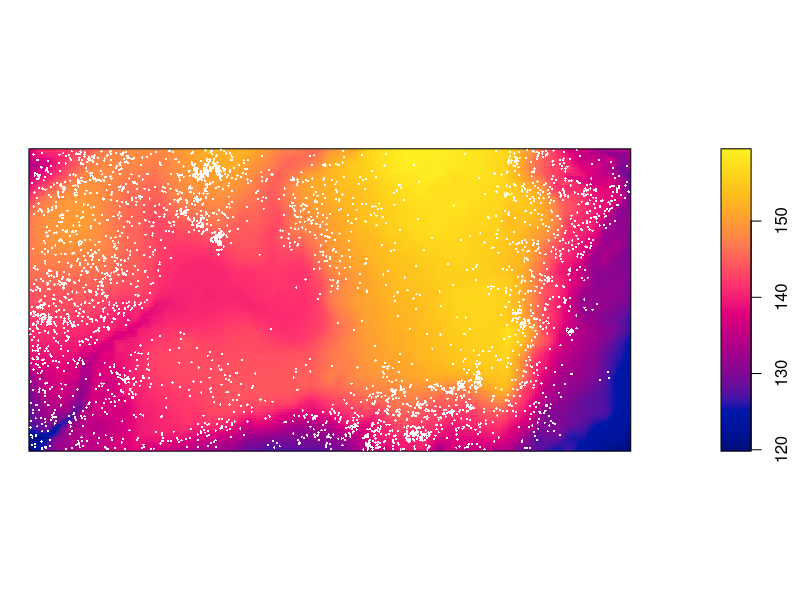
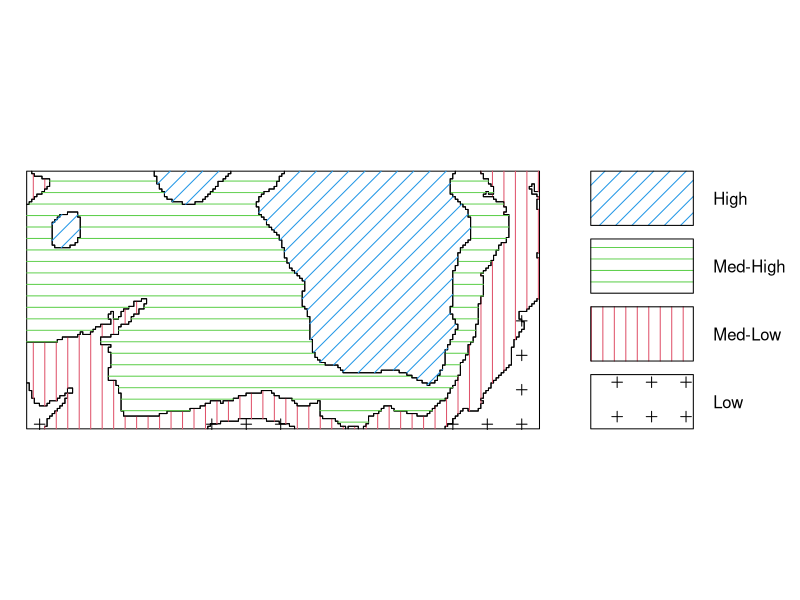
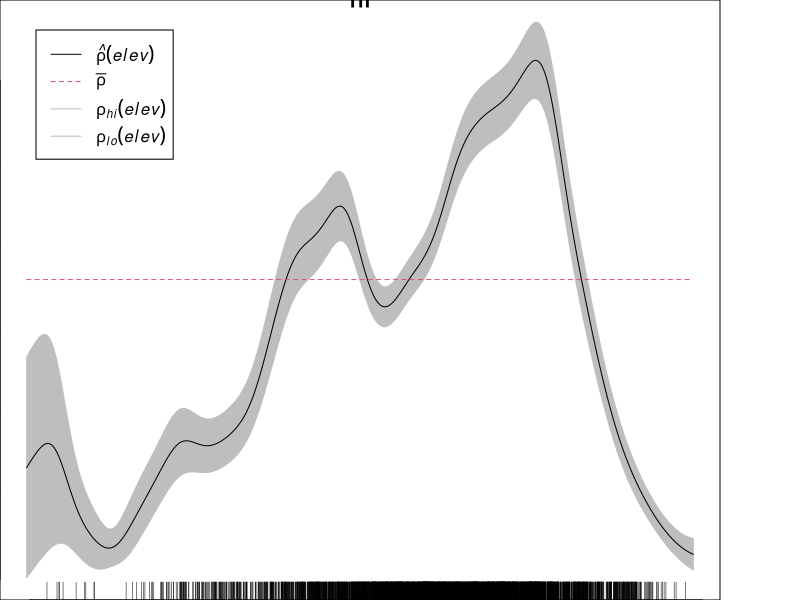
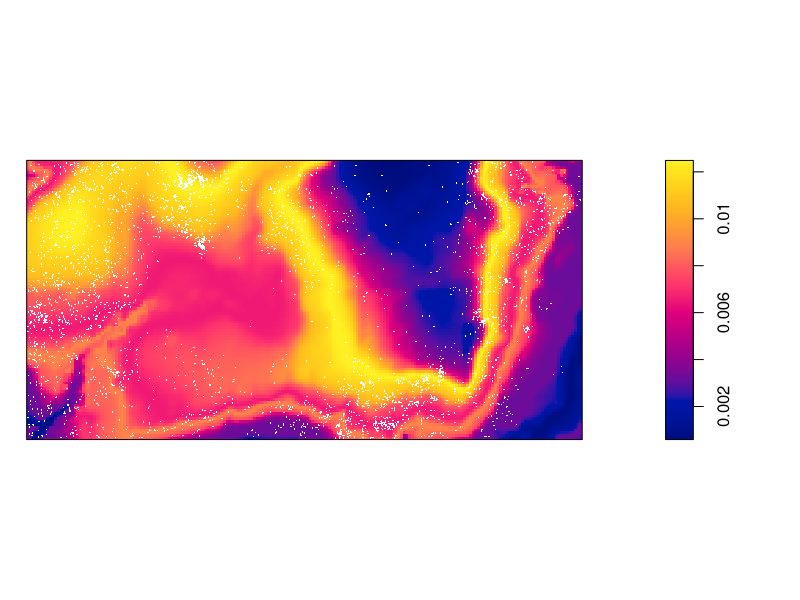
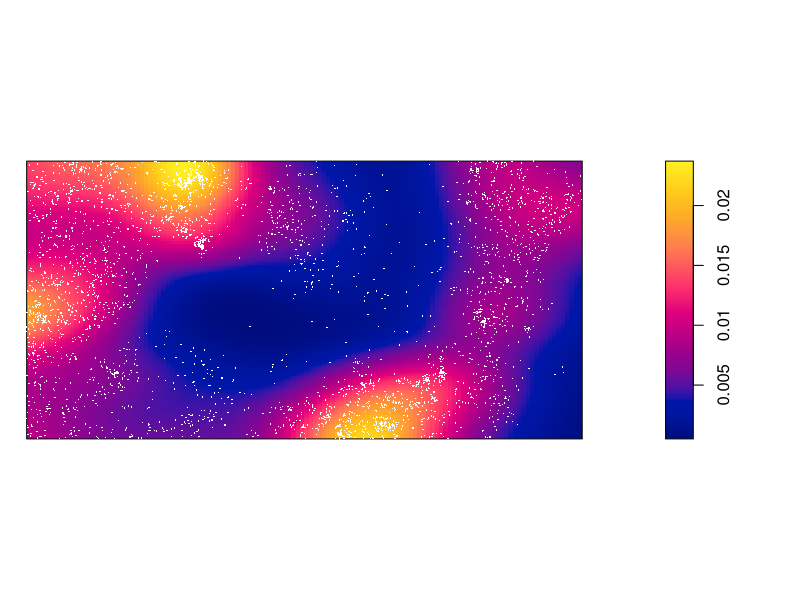
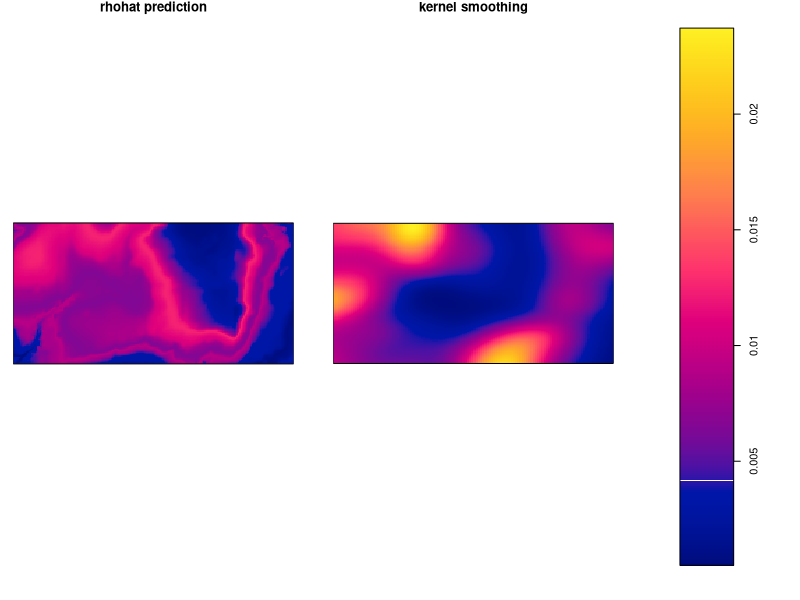
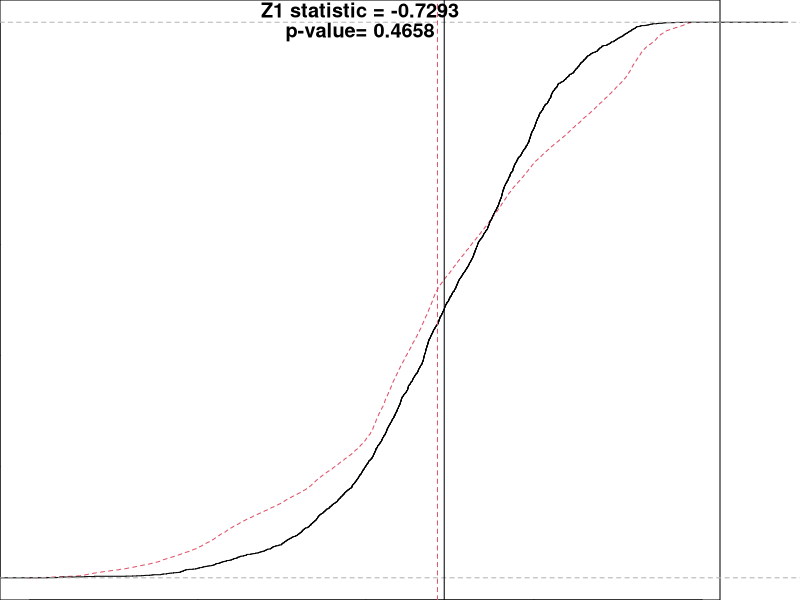
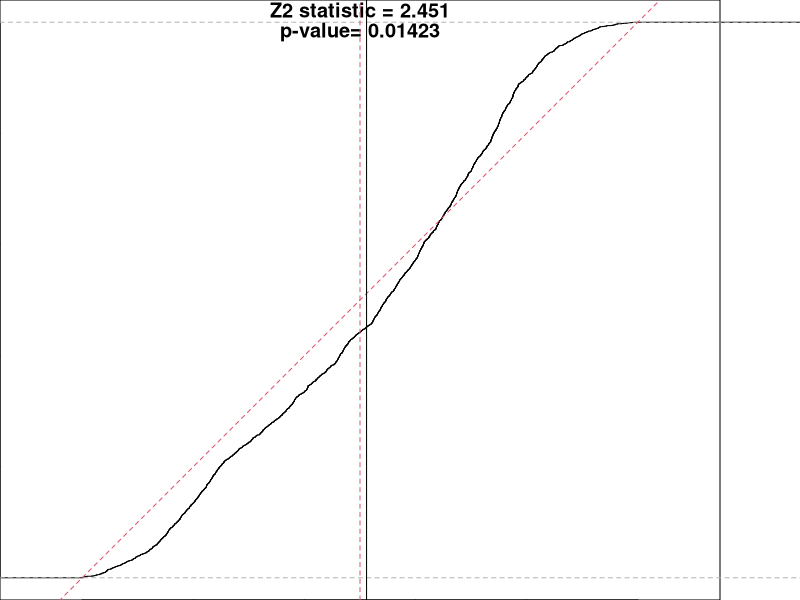

Recreate these plots in R, in order.
## ---- chunk 1
# This option turns evaluation of R code off in this document. Remove it
# if you use it as a template for solving the lab exercise.
knitr::opts_chunk$set(eval = TRUE)
## ---- chunk 2
library(spatstat)
## ---- chunk 3
elev <- bei.extra$elev
## ---- chunk 4
par(mar=c(0,0,0,1))
plot(elev, main = "")
plot(bei, add = TRUE, cex = 0.3, pch = 16, cols = "white")
## ---- chunk 5
par(mar=c(0,0,0,4))
Z <- cut(elev, 4, labels=c("Low", "Med-Low", "Med-High", "High"))
textureplot(Z, main = "")
## ---- chunk 6
Y <- tess(image = Z)
qc <- quadratcount(bei, tess = Y)
## ---- chunk 7
intensity(qc)
## ---- chunk 8
rh <- rhohat(bei, elev)
plot(rh)
## ---- chunk 9
prh <- predict(rh)
plot(prh, main = "")
plot(bei, add = TRUE, cols = "white", cex = .2, pch = 16)
## ---- chunk 10
drh <- density(bei, sigma = bw.scott)
plot(drh, main = "")
plot(bei, add = TRUE, cols = "white", cex = .2, pch = 16)
## ---- chunk 11
l <- solist(prh, drh)
plot(l, equal.ribbon = TRUE, main = "",
     main.panel = c("rhohat prediction", "kernel smoothing"))
## ---- chunk 12
Z1 <- berman.test(bei, elev)
print(Z1)
plot(Z1)

Z2 <- berman.test(bei, elev, which = "Z2")
print(Z2)
plot(Z2)
## ---- chunk 13
with(bei, as.function(elev)(x, y))
